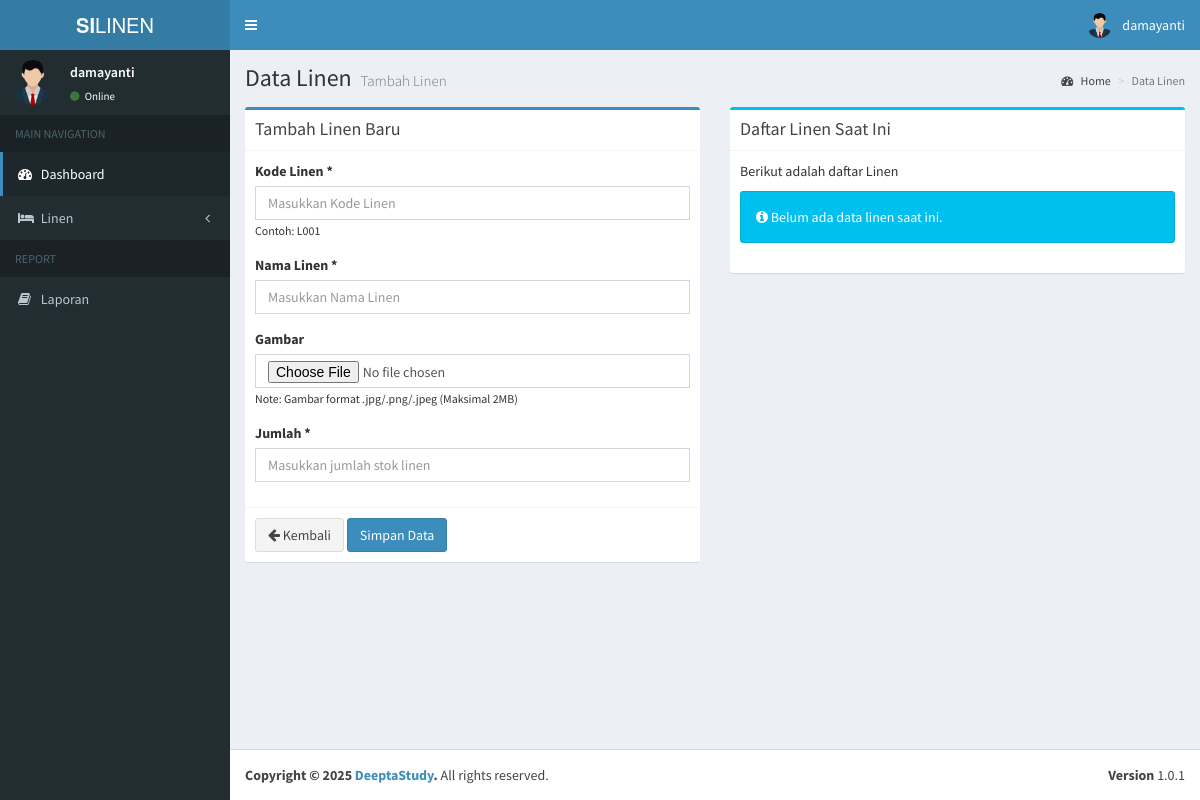
Page /admin/tambah_linen.php (signed in) on the earlier database version.
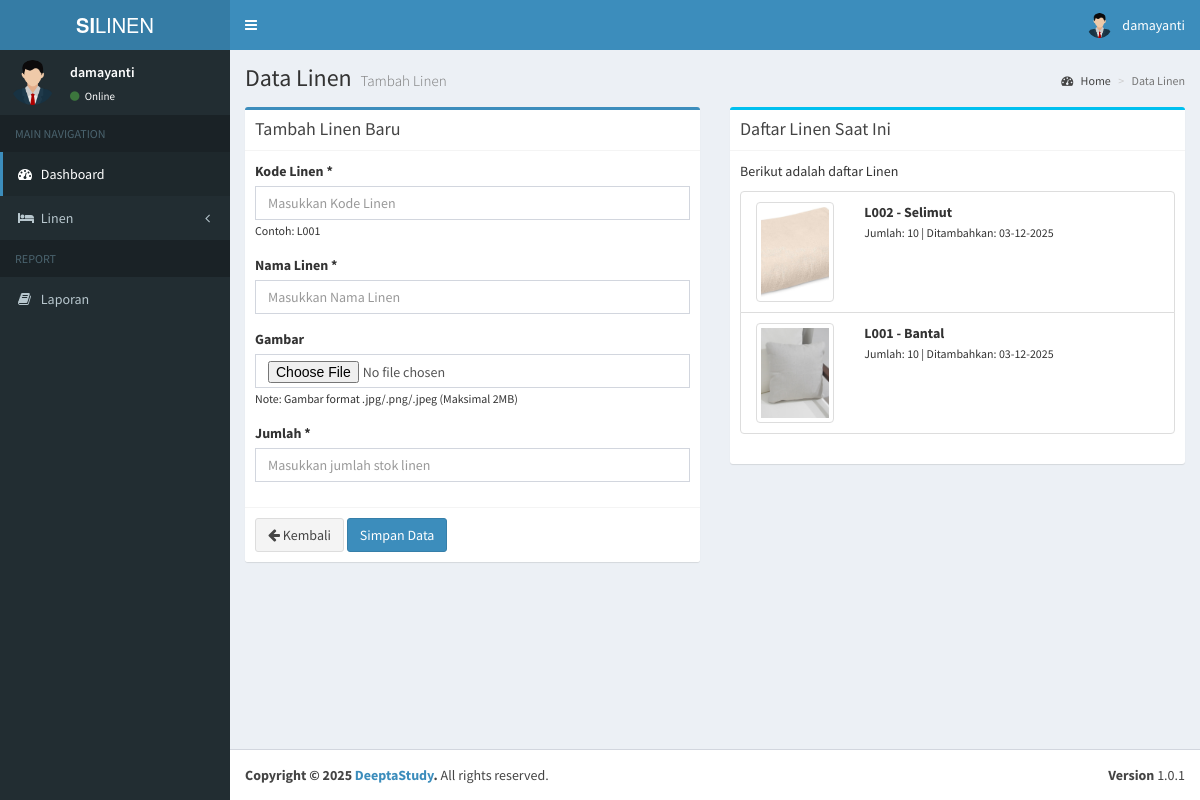
Same page on the later database version.
### tables this page shows
CREATE TABLE `linen` (
  `id` int(11) NOT NULL,
  `kode_linen` varchar(15) NOT NULL,
  `nama_linen` varchar(199) NOT NULL,
  `gambar` varchar(199) NOT NULL,
  `jumlah_linen` int(11) NOT NULL,
  `tanggal` datetime NOT NULL,
  `status` int(11) NOT NULL,
  `updated_at` datetime NOT NULL
);

### admin/tambah_linen.php (the view, shortened to what this page needs)
<?php
include '../koneksi.php';
?>
<link href="https://cdnjs.cloudflare.com/ajax/libs/select2/4.0.13/css/select2.min.css" rel="stylesheet" />
<section class="content">
    <div class="row">
        <div class="col-md-12">
        </div>
        <div class="col-md-6">
            <div class="box box-primary">
                <div class="box-header with-border">
                    <h3 class="box-title">Tambah Linen Baru</b></h3>
                </div>
                <form role="form" action="proses_tambah_linen.php" method="POST" enctype="multipart/form-data">
                    <div class="box-body">
                        <div class="form-group">
                            <label>Kode Linen *</label>
                            <input type="text" class="form-control" name="kode_linen" placeholder="Masukkan Kode Linen" required>
                            <small>Contoh: L001</small>
                        </div>
                        <div class="form-group">
                            <label>Nama Linen *</label>
                            <input type="text" class="form-control" name="nama_linen" placeholder="Masukkan Nama Linen" required>
                        </div>
                        <div class="form-group">
                            <label>Gambar</label>
                            <input type="file" class="form-control" name="gambar" accept=".jpg,.jpeg,.png">
                            <small>Note: Gambar format .jpg/.png/.jpeg (Maksimal 2MB)</small>
                        </div>
                        <div class="form-group">
                            <label>Jumlah *</label>
                            <input type="number" class="form-control" name="jumlah_linen" placeholder="Masukkan jumlah stok linen" min="1" required>
                        </div>
                    </div>
                    <div class="box-footer">
                        <a href="data_linen.php" class="btn btn-default">
                            <i class="fa fa-arrow-left"></i> Kembali
                        </a>
                        <button type="submit" name="submit" class="btn btn-primary">Simpan Data</button>
                    </div>
                </form>
            </div>
        </div>
        <div class="col-md-6">
            <div class="box box-info">
                <div class="box-header with-border">
                    <h3 class="box-title">Daftar Linen Saat Ini</h3>
                </div>
                <div class="box-body">
                    <p>Berikut adalah daftar Linen</p>
                    <?php
                    $queryLinen = mysqli_query($koneksi, "SELECT * FROM linen ORDER BY tanggal DESC");
                    if (mysqli_num_rows($queryLinen) > 0) {
                        echo '<ul class="list-group">';
                        while ($linen = mysqli_fetch_assoc($queryLinen)) {
                            $gambar = !empty($linen['gambar']) ? '../uploads/linen/' . $linen['gambar'] : '../assets/img/no-image.png';
                            echo '<li class="list-group-item">
                                    <div class="row">
                                        <div class="col-md-3">
                                            <img src="' . $gambar . '" class="img-thumbnail" style="width: 100px; height: 100px; object-fit: cover;">
                                        </div>
                                        <div class="col-md-9">
                                            <strong>' . htmlspecialchars($linen['kode_linen']) . ' - ' . htmlspecialchars($linen['nama_linen']) . '</strong><br>
                                            <small>Jumlah: ' . $linen['jumlah_linen'] . ' | Ditambahkan: ' . date('d-m-Y', strtotime($linen['tanggal'])) . '</small>
                                        </div>
                                    </div>
                                </li>';
                        }
                        echo '</ul>';
                    } else {
                        echo '<div class="alert alert-info">
                                <i class="fa fa-info-circle"></i> Belum ada data linen saat ini.
                            </div>';
                    }
                    ?>
                </div>
            </div>
        </div>
    </div>
</section>
<?php
$content = ob_get_clean();
include __DIR__ . '/../layouts/header.php';
echo $content;
include __DIR__ . '/../layouts/footer.php';
?>

Differences in the rows shown:
added linen: gambar (picture), kode_linen "L002", nama_linen "Selimut", jumlah_linen "10", tanggal "03-12-2025"
added linen: gambar (picture), kode_linen "L001", nama_linen "Bantal", jumlah_linen "10", tanggal "03-12-2025"
Other differences:
text no longer shown: "Belum ada data linen saat ini."
